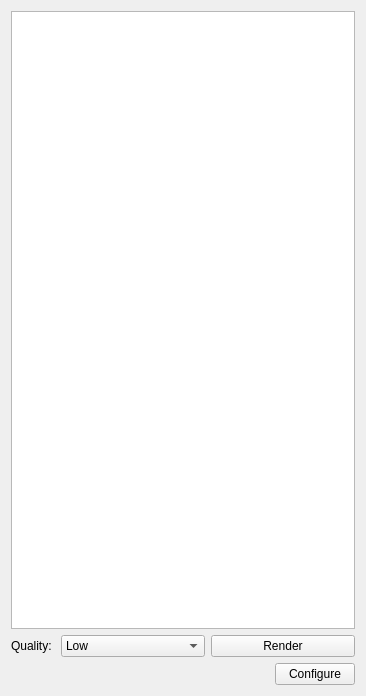
<?xml version="1.0" encoding="UTF-8"?>
<ui version="4.0">
 <class>OrbitalWidget</class>
 <widget class="QWidget" name="OrbitalWidget">
  <property name="geometry">
   <rect>
    <x>0</x>
    <y>0</y>
    <width>366</width>
    <height>696</height>
   </rect>
  </property>
  <property name="sizePolicy">
   <sizepolicy hsizetype="Expanding" vsizetype="Expanding">
    <horstretch>0</horstretch>
    <verstretch>0</verstretch>
   </sizepolicy>
  </property>
  <property name="windowTitle">
   <string>Form</string>
  </property>
  <layout class="QVBoxLayout" name="verticalLayout">
   <item>
    <widget class="QTableView" name="table">
     <property name="sizePolicy">
      <sizepolicy hsizetype="MinimumExpanding" vsizetype="Expanding">
       <horstretch>0</horstretch>
       <verstretch>0</verstretch>
      </sizepolicy>
     </property>
     <property name="selectionMode">
      <enum>QAbstractItemView::SingleSelection</enum>
     </property>
     <property name="selectionBehavior">
      <enum>QAbstractItemView::SelectRows</enum>
     </property>
     <attribute name="horizontalHeaderStretchLastSection">
      <bool>true</bool>
     </attribute>
     <attribute name="verticalHeaderCascadingSectionResizes">
      <bool>true</bool>
     </attribute>
     <attribute name="horizontalHeaderStretchLastSection">
      <bool>true</bool>
     </attribute>
     <attribute name="verticalHeaderCascadingSectionResizes">
      <bool>true</bool>
     </attribute>
    </widget>
   </item>
   <item>
    <layout class="QHBoxLayout" name="horizontalLayout">
     <item>
      <widget class="QLabel" name="label">
       <property name="sizePolicy">
        <sizepolicy hsizetype="Maximum" vsizetype="Preferred">
         <horstretch>0</horstretch>
         <verstretch>0</verstretch>
        </sizepolicy>
       </property>
       <property name="text">
        <string>Quality: </string>
       </property>
      </widget>
     </item>
     <item>
      <widget class="QComboBox" name="combo_quality">
       <item>
        <property name="text">
         <string>Low</string>
        </property>
       </item>
       <item>
        <property name="text">
         <string>Medium</string>
        </property>
       </item>
       <item>
        <property name="text">
         <string>High</string>
        </property>
       </item>
       <item>
        <property name="text">
         <string>Very High</string>
        </property>
       </item>
      </widget>
     </item>
     <item>
      <widget class="QPushButton" name="push_render">
       <property name="text">
        <string>Render</string>
       </property>
      </widget>
     </item>
    </layout>
   </item>
   <item>
    <layout class="QHBoxLayout" name="horizontalLayout_2">
     <item>
      <spacer name="horizontalSpacer">
       <property name="orientation">
        <enum>Qt::Horizontal</enum>
       </property>
       <property name="sizeHint" stdset="0">
        <size>
         <width>40</width>
         <height>20</height>
        </size>
       </property>
      </spacer>
     </item>
     <item>
      <widget class="QPushButton" name="push_configure">
       <property name="text">
        <string>Configure</string>
       </property>
      </widget>
     </item>
    </layout>
   </item>
  </layout>
 </widget>
 <resources/>
 <connections/>
</ui>
